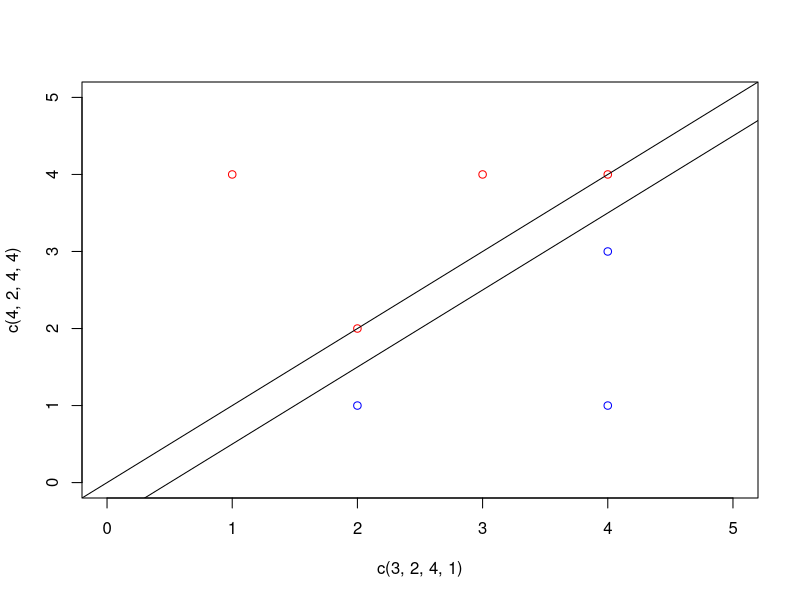

Recreate this plot in R.
set.seed(5)
dat = data.frame(X1 =c(3,2,4,1,2,4,4),X2=c(4,2,4,4,1,3,1),Y=c("Red","Red","Red","Red","Blue","Blue","Blue"))

plot(x=c(3,2,4,1),y=c(4,2,4,4),type='p',col='red',ylim=c(0,5),xlim=c(0,5))
lines(x=c(2,4,4),y=c(1,3,1),type='p',col='blue')
abline(-0.5,1)
abline(0,1)

